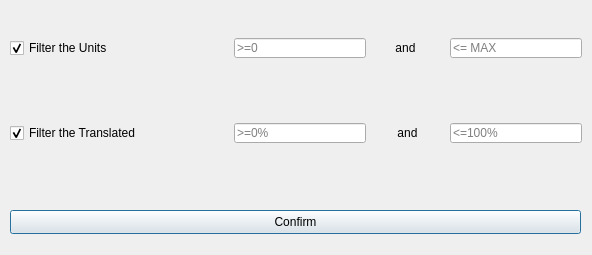
<?xml version="1.0" encoding="UTF-8"?>
<ui version="4.0">
 <class>ExportSettingDialog</class>
 <widget class="QDialog" name="ExportSettingDialog">
  <property name="geometry">
   <rect>
    <x>0</x>
    <y>0</y>
    <width>592</width>
    <height>255</height>
   </rect>
  </property>
  <property name="windowTitle">
   <string>Export Setting</string>
  </property>
  <widget class="QCheckBox" name="unitsCheckBox">
   <property name="geometry">
    <rect>
     <x>10</x>
     <y>38</y>
     <width>221</width>
     <height>20</height>
    </rect>
   </property>
   <property name="text">
    <string>Filter the Units</string>
   </property>
   <property name="checked">
    <bool>true</bool>
   </property>
  </widget>
  <widget class="QLineEdit" name="unitsMinLlineEdit">
   <property name="geometry">
    <rect>
     <x>234</x>
     <y>38</y>
     <width>132</width>
     <height>20</height>
    </rect>
   </property>
   <property name="placeholderText">
    <string notr="true">&gt;=0</string>
   </property>
  </widget>
  <widget class="QLabel" name="label">
   <property name="geometry">
    <rect>
     <x>370</x>
     <y>40</y>
     <width>71</width>
     <height>16</height>
    </rect>
   </property>
   <property name="text">
    <string>and</string>
   </property>
   <property name="alignment">
    <set>Qt::AlignCenter</set>
   </property>
  </widget>
  <widget class="QLineEdit" name="unitsMaxLineEdit">
   <property name="geometry">
    <rect>
     <x>450</x>
     <y>38</y>
     <width>132</width>
     <height>20</height>
    </rect>
   </property>
   <property name="placeholderText">
    <string notr="true">&lt;= MAX</string>
   </property>
  </widget>
  <widget class="QLabel" name="label_2">
   <property name="geometry">
    <rect>
     <x>372</x>
     <y>125</y>
     <width>71</width>
     <height>16</height>
    </rect>
   </property>
   <property name="text">
    <string>and</string>
   </property>
   <property name="alignment">
    <set>Qt::AlignCenter</set>
   </property>
  </widget>
  <widget class="QCheckBox" name="translatedCheckBox">
   <property name="geometry">
    <rect>
     <x>10</x>
     <y>123</y>
     <width>221</width>
     <height>20</height>
    </rect>
   </property>
   <property name="text">
    <string>Filter the Translated</string>
   </property>
   <property name="checked">
    <bool>true</bool>
   </property>
  </widget>
  <widget class="QLineEdit" name="translatedMaxLineEdit">
   <property name="geometry">
    <rect>
     <x>450</x>
     <y>123</y>
     <width>132</width>
     <height>20</height>
    </rect>
   </property>
   <property name="placeholderText">
    <string notr="true">&lt;=100%</string>
   </property>
  </widget>
  <widget class="QLineEdit" name="translatedMinLineEdit">
   <property name="geometry">
    <rect>
     <x>234</x>
     <y>123</y>
     <width>132</width>
     <height>20</height>
    </rect>
   </property>
   <property name="placeholderText">
    <string notr="true">&gt;=0%</string>
   </property>
  </widget>
  <widget class="QPushButton" name="confirmButton">
   <property name="geometry">
    <rect>
     <x>10</x>
     <y>210</y>
     <width>571</width>
     <height>24</height>
    </rect>
   </property>
   <property name="text">
    <string>Confirm</string>
   </property>
  </widget>
 </widget>
 <resources/>
 <connections/>
</ui>
